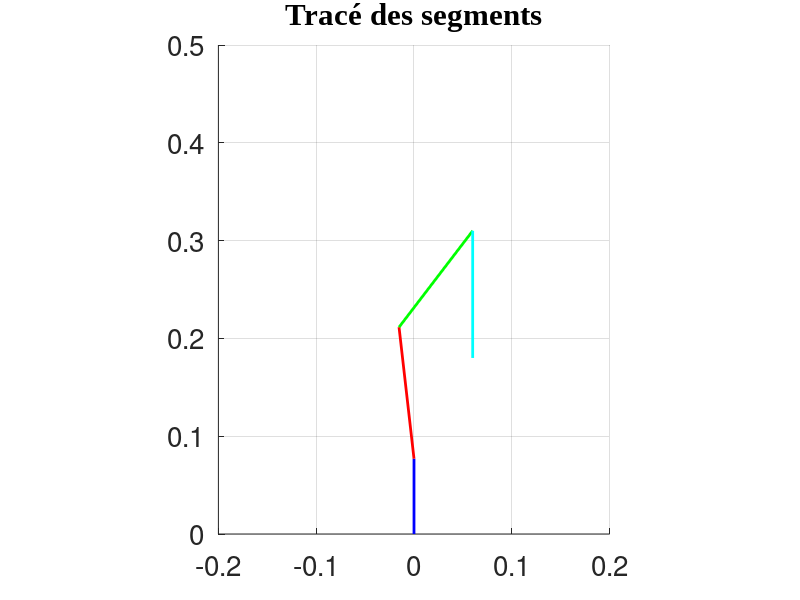

Reproduce this figure in MATLAB.
clc;

a2 = 0.13;
a3 = 0.124;
a4 = 0.130;

xe = 0.06;
ye = 0;
ze = 0:0.001:0.18;
d1 = 0.077;
alpha = pi/2;

for i = ze
    q0 = atan2(ye,xe);
    q0_deg = rad2deg(q0);
    r4 = sqrt(xe^2 +ye^2);
    
    r3 = r4 -a4*cos(alpha);
    z3 = i +a4*sin(alpha);
    
    D = (a2^2 + a3^2 - r3^2 - (z3 - d1)^2)/(2*a2*a3);
    
    % if(abs(D)>1)
    %     disp('position non atteignable')
    % else
    %     disp('position atteignable')
    % end
    
    q2 = pi/2 - acos(D);
    q2_deg = rad2deg(q2);
    
    r2 = r3 - a3*cos(q2);
    z2 = z3 +a3*sin(q2);
    
    q1 = atan2(r2 , z2);
    q1_deg = rad2deg(q1);
    
    q3 = q1 +alpha -q2 - pi/2;
    q3_deg = rad2deg(q3);
    
    % Paramètres export en PDF de la figure par rapport à l'écran
    savefig=1; %Générer des figures PDF? oui=1 , non~=1 
    interligne=0.8;
    sf=20; % Taille police
    scrsz = get(0,'ScreenSize');
    set(0,'DefaultFigurePosition',scrsz*1.5)
    set(0,'DefaultAxesFontSize', sf) 
    set(0,'DefaultTextFontname', 'Times New Roman')
    set(0,'DefaultTextFontSize', sf)  
    
    % Paramètres format de la forme
    
    width=2; %épaisseur de ligne
    color1=[1,0,0]; %couleur1
    color2=[1,1,0]; %couleur2
    color3=[0,0,1];
    color4=[0,1,1];
    color5=[0.5,1,1];
    color6=[0,0,0];
    
    
    A=[0,0]; % Point A
    B=[0,0.077]; % Point B défini en fonctoin de A. On ne définit qu'une fois les points (pas de copier coller inutiles)
    C=[r2,z2];
    D= [r3,z3];
    E = [r4,i];
    
    figure(1)
    clf
    
    axis([[-0.200,0.200], [0,0.500]]);
    % Set the dimensions of the figure window
    hold on
    plot([A(1), B(1)], [A(2), B(2)], 'b', 'LineWidth', 2);
    plot([B(1), C(1)], [B(2), C(2)], 'r', 'LineWidth', 2);
    plot([D(1), C(1)], [D(2), C(2)], 'g', 'LineWidth', 2);
    plot([D(1), E(1)], [D(2), E(2)], 'c', 'LineWidth', 2);
    
    
    axis square;
    title('Tracé des segments');
    hold off
end


axis equal
grid on


set(gca, 'Color', 'none'); set(gcf, 'Color', 'w');

